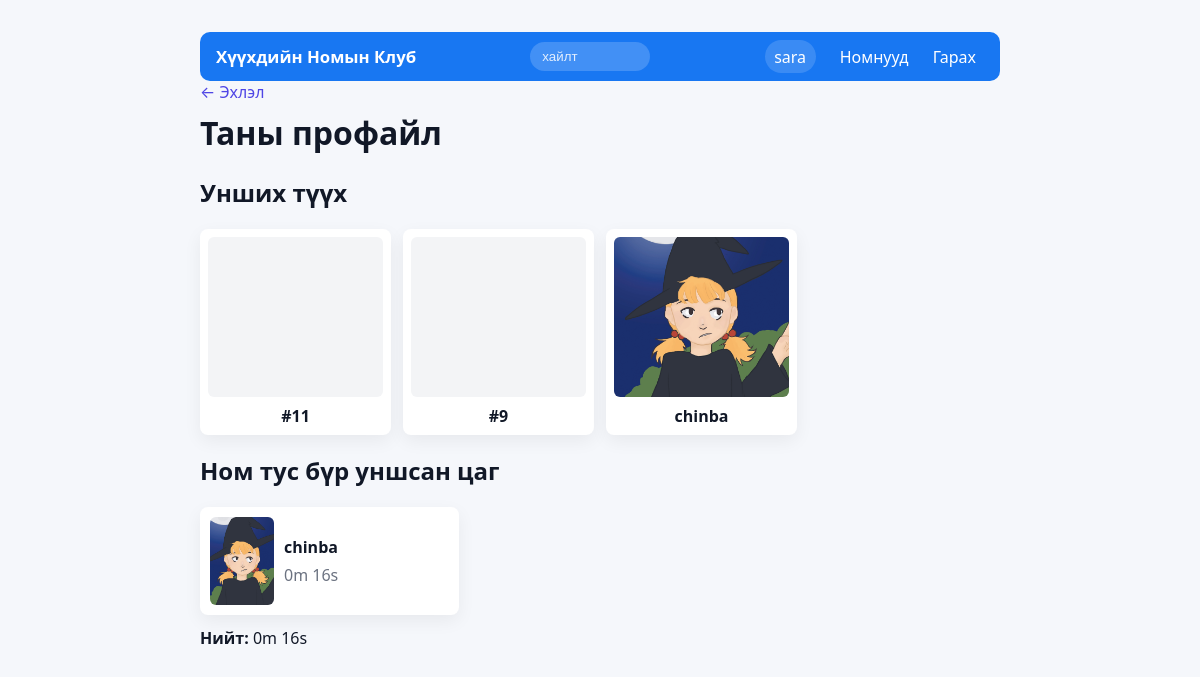
Screenshot of /profile (signed in) with the database file from the repository.
### tables this page shows
CREATE TABLE reading_sessions (
        id INTEGER PRIMARY KEY AUTOINCREMENT,
        user_id INTEGER NOT NULL,
        book_id INTEGER NOT NULL,
        start_time TEXT NOT NULL,
        end_time TEXT,
        duration_seconds INTEGER, started_at INTEGER, ended_at INTEGER,
        FOREIGN KEY (user_id) REFERENCES users(id) ON DELETE CASCADE,
        FOREIGN KEY (book_id) REFERENCES books(id) ON DELETE CASCADE
    );

CREATE TABLE books (
        id INTEGER PRIMARY KEY AUTOINCREMENT,
        title TEXT NOT NULL,
        author TEXT,
        description TEXT
    , image TEXT);

### app.py (the view)
@app.route('/profile')
def profile():
    if not session.get('user_id'):
        flash('Please log in to view your profile.')
        return redirect(url_for('login'))
    user_id = session['user_id']
    conn = get_db_connection()
    rows = conn.execute('''
        SELECT rs.id, rs.book_id, rs.started_at, rs.ended_at, rs.duration_seconds, b.title, b.image as image
        FROM reading_sessions rs
        JOIN (
            SELECT book_id, MAX(started_at) AS max_started
            FROM reading_sessions
            WHERE user_id = ?
            GROUP BY book_id
        ) m ON rs.book_id = m.book_id AND rs.started_at = m.max_started
        LEFT JOIN books b ON b.id = rs.book_id
        WHERE rs.user_id = ?
        ORDER BY rs.started_at DESC
    ''', (user_id, user_id)).fetchall()
    sessions = [dict(r) for r in rows]
    agg = conn.execute('''
        SELECT b.id as book_id, b.title, b.image as image, COALESCE(SUM(rs.duration_seconds),0) as total_seconds
        FROM books b
        LEFT JOIN reading_sessions rs ON rs.book_id = b.id AND rs.user_id = ?
        GROUP BY b.id, b.title
        HAVING total_seconds > 0
        ORDER BY total_seconds DESC
    ''', (user_id,)).fetchall()
    totals = [dict(r) for r in agg]
    total_overall = sum(r['total_seconds'] for r in totals) if totals else 0
    conn.close()
    return render_template('profile.html', sessions=sessions, totals=totals, total_overall=total_overall)

### app.py (called while the page is built)
def get_db_connection():
    db_path = os.path.join(app.instance_path, 'database.db')
    conn = sqlite3.connect(db_path)
    conn.row_factory = sqlite3.Row
    return conn

### templates/profile.html (shortened to what this page needs)
<!doctype html>
<html lang="en">
  <head>
    <link rel="stylesheet" href="/static/style.css">
  </head>
  <body>
    <div class="container">
      <nav class="nav">
        <div class="nav-left"><a href="/" class="logo">Хүүхдийн&nbsp;Номын&nbsp;Клуб</a></div>
        <div class="nav-center">
          <input id="nav-search" class="nav-search" placeholder="хайлт" autocomplete="off" />
        </div>
        <div class="nav-right">
          <span class="profile-pill">{{ session.username }}</span>
          <a href="/books">Номнууд</a>
          <a href="/logout">Гарах</a>
        </div>
      </nav>
      <main>
        <a href="/" class="back">← Эхлэл</a>
        <h1>Таны профайл</h1>
        <section style="margin-top:1rem">
          <h2>Унших түүх</h2>
          {% if sessions and sessions|length > 0 %}
            <div class="card-grid" style="display:grid;grid-template-columns:repeat(auto-fill,minmax(160px,1fr));gap:12px;margin-top:8px">
              {% for s in sessions %}
                <div class="card" style="background:var(--card);padding:8px;border-radius:8px;display:flex;flex-direction:column;align-items:center;gap:8px;text-align:center;box-shadow:0 6px 18px rgba(2,6,23,0.06)">
                  {% set img = s.image %}
                  {% if img %}
                    <img src="{{ url_for('static', filename='uploads/' ~ img) }}" alt="{{ s.title }} cover" style="width:100%;height:160px;object-fit:cover;border-radius:6px" />
                  {% else %}
                    <div style="width:100%;height:160px;background:#f3f4f6;border-radius:6px"></div>
                  {% endif %}
                  <div style="font-weight:600">{{ s.title or ('#' ~ s.book_id) }}</div>
                </div>
              {% endfor %}
            </div>
          {% else %}
            <p>Одоогоор уншсан ном байхгүй байна.</p>
          {% endif %}
        </section>
        <section style="margin-top:1rem">
          <h2>Ном тус бүр уншсан цаг</h2>
          {% if totals and totals|length > 0 %}
            <div class="card-grid" style="display:grid;grid-template-columns:repeat(auto-fill,minmax(200px,1fr));gap:12px;margin-top:8px">
              {% for t in totals %}
                <div class="card" style="background:var(--card);padding:10px;border-radius:8px;display:flex;gap:10px;align-items:center;box-shadow:0 6px 18px rgba(2,6,23,0.06)">
                  {% if t.image %}
                    <img src="{{ url_for('static', filename='uploads/' ~ t.image) }}" alt="{{ t.title }} cover" style="width:64px;height:88px;object-fit:cover;border-radius:6px;flex:0 0 64px" />
                  {% else %}
                    <div style="width:64px;height:88px;background:#f3f4f6;border-radius:6px;flex:0 0 64px"></div>
                  {% endif %}
                  <div style="flex:1">
                    <div style="font-weight:600">{{ t.title }}</div>
                    <div style="color:#6b7280;margin-top:6px">{{ (t.total_seconds // 60) }}m {{ (t.total_seconds % 60) }}s</div>
                  </div>
                </div>
              {% endfor %}
            </div>
            <p style="margin-top:12px"><strong>Нийт:</strong> {{ (total_overall // 60) }}m {{ (total_overall % 60) }}s</p>
          {% else %}
            <p>Одоогоор бүртгэгдсэн хугацаа алга байна.</p>
          {% endif %}
        </section>
      </main>
    </div>
  </body>
  </html>

### static/style.css (style rules this page uses)
:root { --bg:#f5f7fb; --card:#ffffff; --accent:#4f46e5; --muted:#6b7280; }
* { box-sizing:border-box }
body { font-family:system-ui,-apple-system,Segoe UI,Roboto,'Helvetica Neue',Arial; background:var(--bg); margin:0; padding:2rem; color:#111827; }
.container { max-width:800px; margin:0 auto; }
h1 { margin-top:0 }
.nav { display:flex;justify-content:space-between;align-items:center;padding:.5rem 1rem;border-radius:10px;background:#1877f2;color:white;flex-wrap:nowrap;gap:.5rem;overflow:hidden }
.logo { font-weight:700;color:#fff;text-decoration:none;font-size:1.05rem;white-space:nowrap }
.nav-center { flex:1 1 auto;display:flex;justify-content:center;padding:0 1rem;position:relative;min-width:0 }
.nav-search { flex:0 1 320px;width:320px;max-width:40%;padding:.45rem .75rem;border-radius:20px;border:none;background:rgba(255,255,255,0.18);color:#fff;min-width:0 }
.nav-search::placeholder { color:rgba(255,255,255,0.85) }
.nav-right { display:flex;align-items:center;gap:.5rem }
.nav-right a { color:#fff;text-decoration:none;padding:.35rem .5rem;border-radius:6px }
.profile-pill { background:rgba(255,255,255,0.15);padding:.35rem .6rem;border-radius:999px;color:#fff;margin-right:.5rem }
.back { display:inline-block;margin-bottom:.5rem;color:var(--accent);text-decoration:none }

### rows the page displays
reading_sessions: book "#11"
reading_sessions: book "#9"
reading_sessions: title "chinba"
books: image (picture), title "chinba", total_seconds "0", total_seconds "16"

### other values shown
{{ session.username }} "sara"
{{ (total_overall // 60) }} "0"
{{ (total_overall % 60) }} "16"
